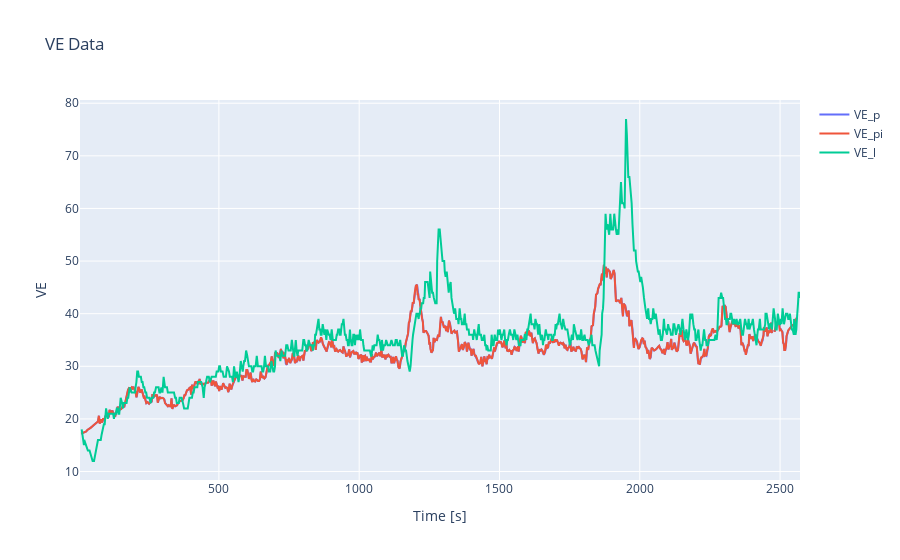

Write notebook code for a chart like this one.
### Code cell
# Plot VE data
plot_dict5 = {
    "VE_p": (VE_p, "index", "VE"),
    "VE_pi": (VE_pi, "index", "VE"),
    "VE_l": (VE_l, "index", "VE")
}
pl.plot_df_columns(plot_dict5, plottitle = "VE Data", xtitle="Time [s]", ytitle= "VE", show = False, renderer = "jupyterlab")

### Figure 1 — Plotly figure (JSON) as saved in the notebook; plotly's stock layout.template omitted (floating-point values rounded to 4 significant figures; data arrays with more than 128 entries replaced by an {"elided": "..."} marker saying what was removed)
{"data": [{"name": "VE_p", "x": {"elided": "801 float values"}, "y": {"elided": "801 float values"}, "type": "scatter"}, {"name": "VE_pi", "x": {"elided": "801 int values"}, "y": {"elided": "801 float values"}, "type": "scatter"}, {"name": "VE_l", "x": {"elided": "808 int values"}, "y": {"elided": "808 int values"}, "type": "scatter"}], "layout": {"title": {"text": "VE Data"}, "xaxis": {"title": {"text": "Time [s]"}}, "yaxis": {"title": {"text": "VE"}}}}
